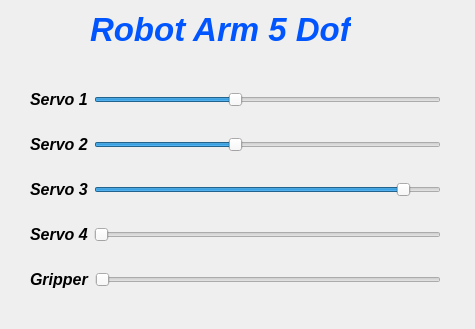
<?xml version="1.0" encoding="UTF-8"?>
<ui version="4.0">
 <class>Dialog</class>
 <widget class="QDialog" name="Dialog">
  <property name="geometry">
   <rect>
    <x>0</x>
    <y>0</y>
    <width>475</width>
    <height>329</height>
   </rect>
  </property>
  <property name="windowTitle">
   <string>Dialog</string>
  </property>
  <widget class="QWidget" name="layoutWidget">
   <property name="geometry">
    <rect>
     <x>30</x>
     <y>70</y>
     <width>411</width>
     <height>241</height>
    </rect>
   </property>
   <layout class="QVBoxLayout" name="verticalLayout">
    <item>
     <layout class="QHBoxLayout" name="horizontalLayout">
      <item>
       <widget class="QLabel" name="label">
        <property name="font">
         <font>
          <pointsize>12</pointsize>
          <italic>true</italic>
          <bold>true</bold>
         </font>
        </property>
        <property name="text">
         <string>Servo 1</string>
        </property>
       </widget>
      </item>
      <item>
       <widget class="QSlider" name="horizontalSlider">
        <property name="value">
         <number>40</number>
        </property>
        <property name="orientation">
         <enum>Qt::Horizontal</enum>
        </property>
       </widget>
      </item>
     </layout>
    </item>
    <item>
     <layout class="QHBoxLayout" name="horizontalLayout_2">
      <item>
       <widget class="QLabel" name="label_2">
        <property name="font">
         <font>
          <pointsize>12</pointsize>
          <italic>true</italic>
          <bold>true</bold>
         </font>
        </property>
        <property name="text">
         <string>Servo 2</string>
        </property>
       </widget>
      </item>
      <item>
       <widget class="QSlider" name="horizontalSlider_2">
        <property name="value">
         <number>40</number>
        </property>
        <property name="orientation">
         <enum>Qt::Horizontal</enum>
        </property>
       </widget>
      </item>
     </layout>
    </item>
    <item>
     <layout class="QHBoxLayout" name="horizontalLayout_3">
      <item>
       <widget class="QLabel" name="label_3">
        <property name="font">
         <font>
          <pointsize>12</pointsize>
          <italic>true</italic>
          <bold>true</bold>
         </font>
        </property>
        <property name="text">
         <string>Servo 3</string>
        </property>
       </widget>
      </item>
      <item>
       <widget class="QSlider" name="horizontalSlider_3">
        <property name="value">
         <number>90</number>
        </property>
        <property name="orientation">
         <enum>Qt::Horizontal</enum>
        </property>
       </widget>
      </item>
     </layout>
    </item>
    <item>
     <layout class="QHBoxLayout" name="horizontalLayout_4">
      <item>
       <widget class="QLabel" name="label_4">
        <property name="font">
         <font>
          <pointsize>12</pointsize>
          <italic>true</italic>
          <bold>true</bold>
         </font>
        </property>
        <property name="text">
         <string>Servo 4</string>
        </property>
       </widget>
      </item>
      <item>
       <widget class="QSlider" name="horizontalSlider_4">
        <property name="minimum">
         <number>0</number>
        </property>
        <property name="maximum">
         <number>100</number>
        </property>
        <property name="pageStep">
         <number>5</number>
        </property>
        <property name="value">
         <number>0</number>
        </property>
        <property name="orientation">
         <enum>Qt::Horizontal</enum>
        </property>
       </widget>
      </item>
     </layout>
    </item>
    <item>
     <layout class="QHBoxLayout" name="horizontalLayout_5">
      <item>
       <widget class="QLabel" name="label_5">
        <property name="font">
         <font>
          <pointsize>12</pointsize>
          <italic>true</italic>
          <bold>true</bold>
         </font>
        </property>
        <property name="text">
         <string>Gripper</string>
        </property>
       </widget>
      </item>
      <item>
       <widget class="QSlider" name="horizontalSlider_5">
        <property name="maximum">
         <number>40</number>
        </property>
        <property name="pageStep">
         <number>2</number>
        </property>
        <property name="value">
         <number>0</number>
        </property>
        <property name="sliderPosition">
         <number>0</number>
        </property>
        <property name="orientation">
         <enum>Qt::Horizontal</enum>
        </property>
       </widget>
      </item>
     </layout>
    </item>
   </layout>
  </widget>
  <widget class="QLabel" name="label_6">
   <property name="geometry">
    <rect>
     <x>90</x>
     <y>10</y>
     <width>261</width>
     <height>41</height>
    </rect>
   </property>
   <property name="font">
    <font>
     <pointsize>25</pointsize>
     <italic>true</italic>
     <bold>true</bold>
     <strikeout>false</strikeout>
    </font>
   </property>
   <property name="text">
    <string>&lt;html&gt;&lt;head/&gt;&lt;body&gt;&lt;p&gt;&lt;span style=&quot; color:#0055ff;&quot;&gt;Robot Arm 5 Dof&lt;/span&gt;&lt;/p&gt;&lt;/body&gt;&lt;/html&gt;</string>
   </property>
  </widget>
 </widget>
 <resources/>
 <connections>
  <connection>
   <sender>horizontalSlider_2</sender>
   <signal>valueChanged(int)</signal>
   <receiver>horizontalSlider_2</receiver>
   <slot>setValue(int)</slot>
   <hints>
    <hint type="sourcelabel">
     <x>308</x>
     <y>148</y>
    </hint>
    <hint type="destinationlabel">
     <x>380</x>
     <y>143</y>
    </hint>
   </hints>
  </connection>
  <connection>
   <sender>horizontalSlider_3</sender>
   <signal>valueChanged(int)</signal>
   <receiver>horizontalSlider_3</receiver>
   <slot>setValue(int)</slot>
   <hints>
    <hint type="sourcelabel">
     <x>439</x>
     <y>186</y>
    </hint>
    <hint type="destinationlabel">
     <x>401</x>
     <y>186</y>
    </hint>
   </hints>
  </connection>
  <connection>
   <sender>horizontalSlider_4</sender>
   <signal>valueChanged(int)</signal>
   <receiver>horizontalSlider_4</receiver>
   <slot>setValue(int)</slot>
   <hints>
    <hint type="sourcelabel">
     <x>218</x>
     <y>236</y>
    </hint>
    <hint type="destinationlabel">
     <x>254</x>
     <y>234</y>
    </hint>
   </hints>
  </connection>
  <connection>
   <sender>horizontalSlider_5</sender>
   <signal>valueChanged(int)</signal>
   <receiver>horizontalSlider_5</receiver>
   <slot>setValue(int)</slot>
   <hints>
    <hint type="sourcelabel">
     <x>349</x>
     <y>280</y>
    </hint>
    <hint type="destinationlabel">
     <x>398</x>
     <y>280</y>
    </hint>
   </hints>
  </connection>
  <connection>
   <sender>horizontalSlider</sender>
   <signal>valueChanged(int)</signal>
   <receiver>horizontalSlider</receiver>
   <slot>setValue(int)</slot>
   <hints>
    <hint type="sourcelabel">
     <x>255</x>
     <y>102</y>
    </hint>
    <hint type="destinationlabel">
     <x>288</x>
     <y>102</y>
    </hint>
   </hints>
  </connection>
 </connections>
</ui>
